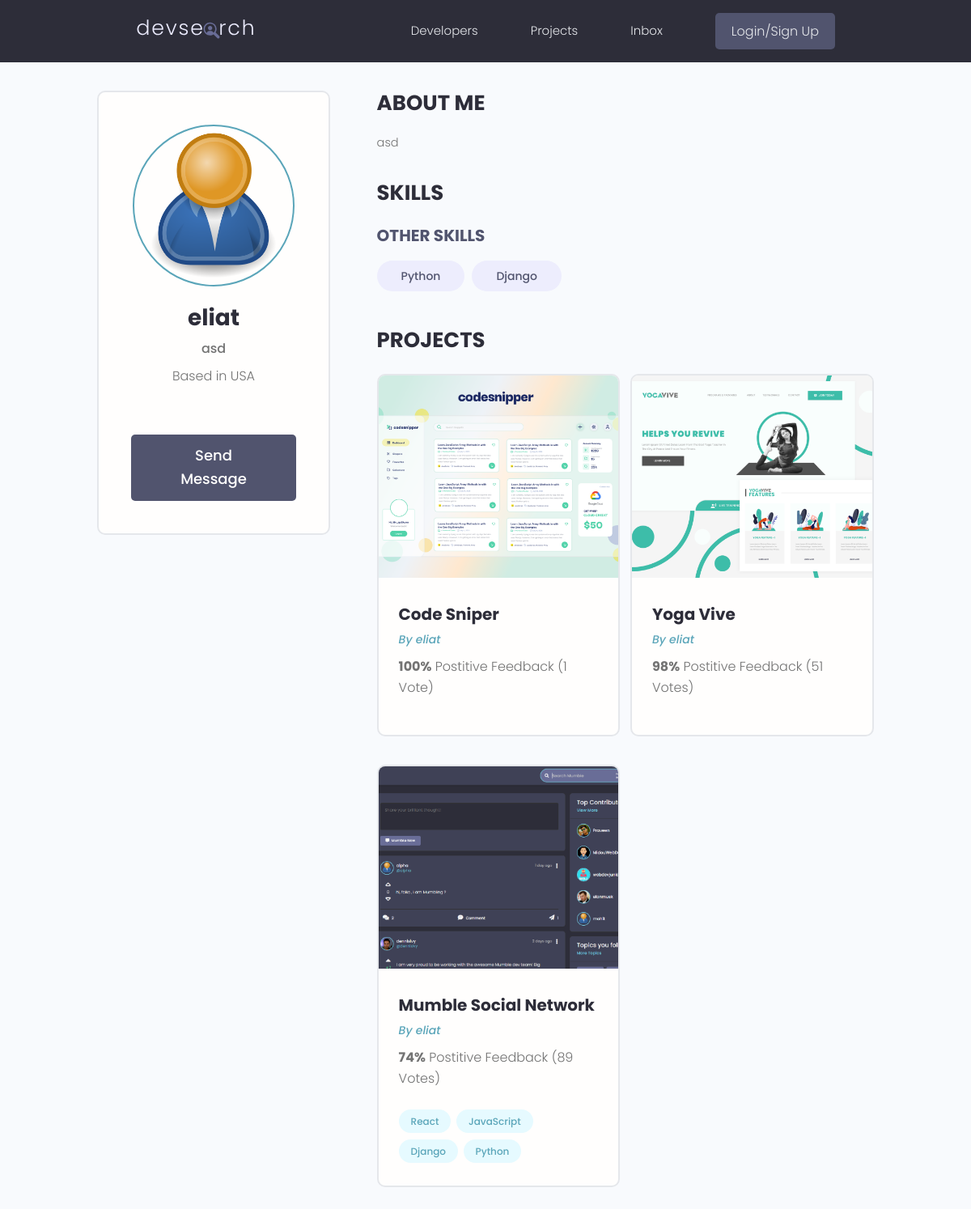
Before: /profile/9a4bc769-a5d7-4ccb-9092-0026b654125c with the older database file.
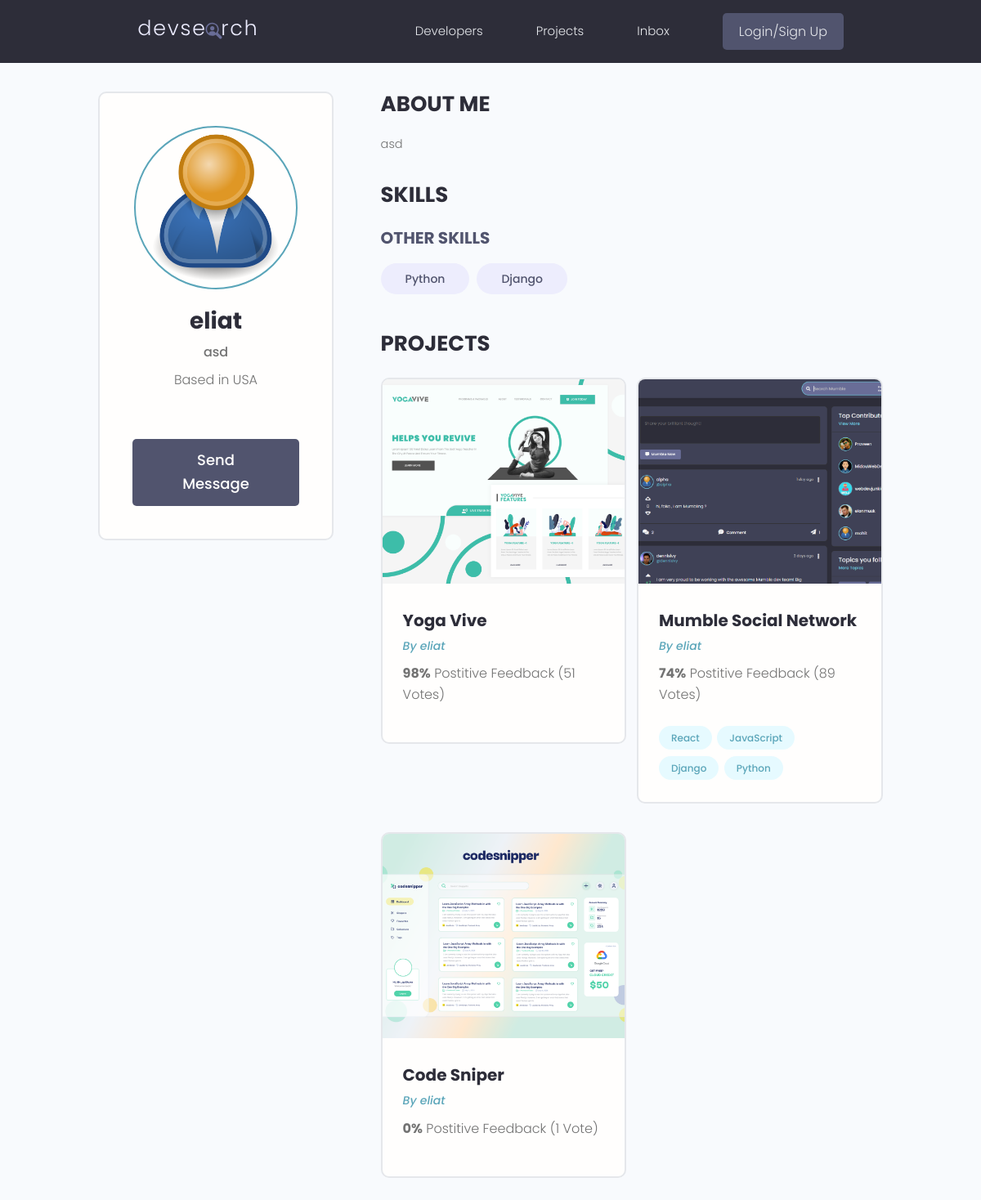
After: the same page with the newer database file.
### users/models.py (models this page shows, shortened)
class Skill(models.Model):
    owner = models.ForeignKey(
        Profile, on_delete=models.CASCADE, null=True, blank=True)
    name = models.CharField(max_length=200, blank=True, null=True)
    description = models.TextField(null=True, blank=True)
    created = models.DateTimeField(auto_now_add=True)
    id = models.UUIDField(default=uuid.uuid4, unique=True, primary_key=True, editable=False)
    def __str__(self):
        return str(self.name)

class Profile(models.Model):
    user = models.OneToOneField(User, on_delete=models.CASCADE, null=True, blank=True)
    name = models.CharField(max_length=200, blank=True, null=True)
    email = models.EmailField(max_length=500, blank=True, null=True)
    username = models.CharField(max_length=200, blank=True, null=True)
    location = models.CharField(max_length=200, blank=True, null=True)
    short_intro = models.CharField(max_length=200, blank=True, null=True)
    bio = models.TextField(blank=True, null=True)
    profile_image = models.ImageField(blank=True, null=True, upload_to='profiles/', default='profiles/user-default.png')
    social_github = models.CharField(max_length=200, blank=True, null=True)
    social_twitter = models.CharField(max_length=200, blank=True, null=True)
    social_linkedin = models.CharField(max_length=200, blank=True, null=True)
    social_youtube = models.CharField(max_length=200, blank=True, null=True)
    social_website = models.CharField(max_length=200, blank=True, null=True)
    created = models.DateTimeField(auto_now_add=True)
    id = models.UUIDField(default=uuid.uuid4, unique=True, primary_key=True, editable=False)

### projects/models.py (models this page shows, shortened)
class Project(models.Model):
    owner = models.ForeignKey(
        Profile, null=True, blank=True, on_delete=models.SET_NULL)
    title = models.CharField(max_length=200)
    description = models.TextField(null=True, blank=True)
    featured_image = models.ImageField(
        null=True, blank=True, default="default.jpg")
    demo_link = models.CharField(max_length=2000, null=True, blank=True)
    source_link = models.CharField(max_length=2000, null=True, blank=True)
    tags = models.ManyToManyField('Tag', blank=True)
    vote_total = models.IntegerField(default=0, null=True, blank=True)
    vote_ratio = models.IntegerField(default=0, null=True, blank=True)
    created = models.DateTimeField(auto_now_add=True)
    id = models.UUIDField(default=uuid.uuid4, unique=True,
                          primary_key=True, editable=False)
    class Meta:
        ordering = ['-vote_ratio', '-vote_total', 'title']

class Tag(models.Model):
    name = models.CharField(max_length=200)
    created = models.DateTimeField(auto_now_add=True)
    id = models.UUIDField(default=uuid.uuid4, unique=True,
                          primary_key=True, editable=False)
    def __str__(self):
        return self.name

### users/views.py (the view)
# urls.py: path('profile/<str:pk>', views.userProfile, name="user-profile"),
def userProfile(request, pk):
    profile = Profile.objects.get(id=pk)
    topSkills = profile.skill_set.exclude(description__exact="")
    otherSkills = profile.skill_set.filter(description="")
    context = {'profile': profile, 'topSkills': topSkills,
               'otherSkills': otherSkills}
    return render(request, 'users/user-profile.html', context)

### users/templates/users/user-profile.html (shortened to what this page needs)
{% extends 'main.html' %}
{% block content %}
<main class="profile my-md">
    <div class="container">
      <div class="layout">
        <div class="column column--1of3">
          <div class="card text-center">
            <div class="card__body dev">
              <img class="avatar avatar--xl" src="{{ profile.profile_image.url }}" />
              <h2 class="dev__name">{{profile.name}}</h2>
              <p class="dev__title">{{profile.short_intro}}</p>
              <p class="dev__location">Based in {{profile.location}}</p>
              <a href="#" class="btn btn--sub btn--lg">Send Message </a>
            </div>
          </div>
        </div>
        <div class="column column--2of3">
          <div class="devInfo">
            <h3 class="devInfo__title">About Me</h3>
            <p class="devInfo__about">{{profile.bio}}</p>
          </div>
          <div class="devInfo">
            <h3 class="devInfo__title">Skills</h3>
            <div class="devInfo__skills">
              <h3 class="devInfo__subtitle">Other Skills</h3>
              <div class="devInfo__otherSkills">
                {% for skill in otherSkills %}
                <span class="tag tag--pill tag--sub tag--lg">
                  <small>{{skill}}</small>
                </span>
                {% endfor %}
              </div>
            </div>
          </div>
          <div class="devInfo">
            <h3 class="devInfo__title">Projects</h3>
            <div class="grid grid--two">
              {% for project in profile.project_set.all %}
              <div class="column">
                <div class="card project">
                  <a href="{% url 'project' project.id %}" class="project">
                    <img class="project__thumbnail" src="{{project.featured_image.url}}" alt="project thumbnail" />
                    <div class="card__body">
                      <h3 class="project__title">{{project.title}}</h3>
                      <p><a class="project__author" href="{% url 'user-profile' project.owner.id %}">By {{project.owner.name}}</a></p>
                      <p class="project--rating">
                        <span style="font-weight: bold;">{{project.vote_ratio}}%</span> Postitive
                        Feedback ({{project.vote_total}} Vote{{project.vote_total|pluralize:"s"}})
                      </p>
                      <div class="project__tags">
                        {% for tag in project.tags.all %}
                        <span class="tag tag--pill tag--main">
                          <small>{{tag}}</small>
                        </span>
                        {% endfor %}
                      </div>
                    </div>
                  </a>
                </div>
              </div>
              {% endfor %}
            </div>
          </div>
        </div>
      </div>
    </div>
  </main>
{% endblock content %}

Changed rows visible on the page:
changed Project "Code Sniper": vote_ratio "100" → "0"; moves down the list
